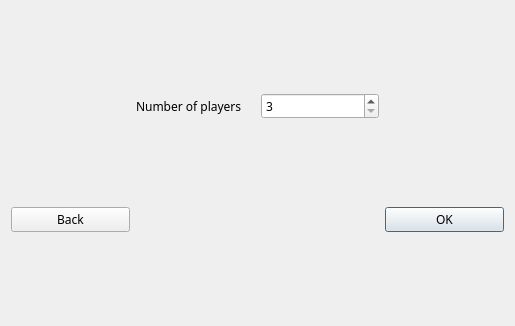
<?xml version="1.0" encoding="UTF-8"?>
<ui version="4.0">
 <class>NumberWindow</class>
 <widget class="QDialog" name="NumberWindow">
  <property name="geometry">
   <rect>
    <x>0</x>
    <y>0</y>
    <width>515</width>
    <height>326</height>
   </rect>
  </property>
  <property name="windowTitle">
   <string>Dialog</string>
  </property>
  <layout class="QGridLayout" name="gridLayout">
   <item row="0" column="1">
    <widget class="QLabel" name="label">
     <property name="font">
      <font>
       <family>MV Boli</family>
      </font>
     </property>
     <property name="text">
      <string>Number of players</string>
     </property>
    </widget>
   </item>
   <item row="2" column="4">
    <widget class="QPushButton" name="ok_button">
     <property name="font">
      <font>
       <family>MV Boli</family>
      </font>
     </property>
     <property name="text">
      <string>OK</string>
     </property>
    </widget>
   </item>
   <item row="2" column="0">
    <widget class="QPushButton" name="back_button">
     <property name="font">
      <font>
       <family>MV Boli</family>
      </font>
     </property>
     <property name="text">
      <string>Back</string>
     </property>
    </widget>
   </item>
   <item row="0" column="2">
    <widget class="QSpinBox" name="numberSpinBox">
     <property name="font">
      <font>
       <family>MV Boli</family>
      </font>
     </property>
     <property name="minimum">
      <number>3</number>
     </property>
     <property name="maximum">
      <number>7</number>
     </property>
    </widget>
   </item>
  </layout>
 </widget>
 <resources/>
 <connections/>
</ui>
